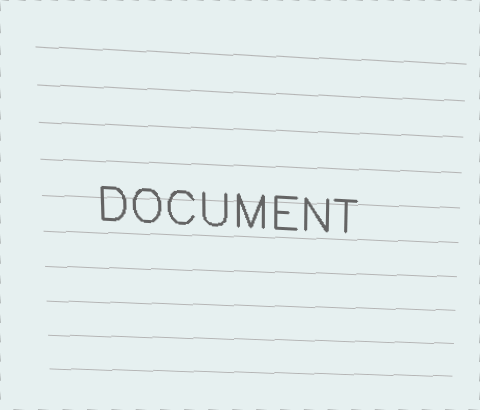
#> input picture outputs/day33_warped.png, 480 x 410 px
$ python day34_document_enhancement.py
#> lines starting #> are read from the running program, lines starting #| are printed output that depends on the picture
# Day 34 | Week 5: Document Scanner
# Topic:  Document Enhancement
# Goal:   Make the warped document look like a real clean scan
# Output: outputs/day34_enhanced.png
# Status: [ ] Not started  [ ] In progress  [ ] Done

# WHAT YOU'LL LEARN TODAY
# A real scanner does more than flatten — it removes shadows and sharpens text.
# Two approaches to try:
#   1. cv2.adaptiveThreshold — handles uneven lighting (shadows)
#   2. Otsu's threshold      — global, works when lighting is even
# Then: sharpen with a kernel to make text crisp.

# RESOURCES
# adaptiveThreshold: https://docs.opencv.org/4.x/d7/d4d/tutorial_py_thresholding.html
# Sharpening:        https://learnopencv.com/image-filtering-using-convolution-in-opencv/

import cv2
import numpy as np
import matplotlib.pyplot as plt
import os

os.makedirs('../outputs', exist_ok=True)

def show_many(imgs, titles):
    fig, axes = plt.subplots(1, len(imgs), figsize=(5 * len(imgs), 4))
    if len(imgs) == 1: axes = [axes]
    for ax, img, title in zip(axes, imgs, titles):
        ax.set_title(title); ax.axis('off')
        ax.imshow(cv2.cvtColor(img, cv2.COLOR_BGR2RGB) if len(img.shape)==3 else img, cmap='gray')
    plt.tight_layout(); plt.show()

# Load your warped output from Day 33, or use this synthetic stand-in
flat = np.ones((400, 300, 3), dtype=np.uint8) * 210
flat[50:350, 30:270] = 230
for y in range(80, 340, 30):
    cv2.line(flat, (50, y), (260, y), (160, 160, 160), 1)
cv2.putText(flat, 'Invoice #123', (60, 65), cv2.FONT_HERSHEY_SIMPLEX, 0.6, (80,80,80), 1)
# Add a fake shadow gradient
for x in range(30):
    alpha = (30 - x) / 30 * 0.4
    flat[:, x] = (flat[:, x] * (1 - alpha)).astype(np.uint8)
flat = cv2.imread('../outputs/day33_warped.png')
#> flat is the input picture: shape (410, 480, 3); mean B, G, R 237.1, 237.1, 227.4


# ─────────────────────────────────────────────
# STEP 1 — Convert to grayscale
# ─────────────────────────────────────────────
gray = cv2.cvtColor(flat,cv2.COLOR_BGR2GRAY)  # YOUR CODE

# ─────────────────────────────────────────────
# STEP 2 — Try both thresholding approaches
# ─────────────────────────────────────────────
# YOUR TASK A: Otsu's threshold
# _, otsu = cv2.threshold(gray, 0, 255, cv2.THRESH_BINARY + cv2.THRESH_OTSU)

# YOUR TASK B: Adaptive threshold
# adaptive = cv2.adaptiveThreshold(gray, 255, cv2.ADAPTIVE_THRESH_GAUSSIAN_C,
#                                   cv2.THRESH_BINARY, blockSize=21, C=10)
# blockSize: size of neighbourhood (must be odd). Larger = handles bigger shadows
# C: constant subtracted from mean. Higher = darker threshold

otsu     = cv2.threshold(gray, 0, 255, cv2.THRESH_BINARY + cv2.THRESH_OTSU)  # YOUR CODE
adaptive = cv2.adaptiveThreshold(gray, 255, cv2.ADAPTIVE_THRESH_GAUSSIAN_C,cv2.THRESH_BINARY, blockSize=21, C=10)
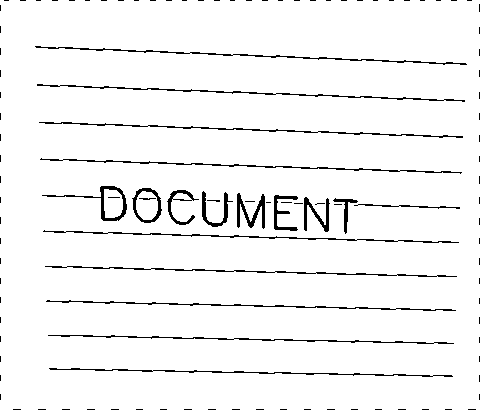
#> adaptive: shape (410, 480); 95.6% white; black in thin lines or dots

# ─────────────────────────────────────────────
# STEP 3 — Sharpen the result
# ─────────────────────────────────────────────
# YOUR TASK: Apply a sharpening kernel to whichever result you prefer
sharpen_kernel = np.array([[0, -1, 0],
                            [-1, 5, -1],
                            [0, -1, 0]])

sharpened = cv2.filter2D(src=adaptive,ddepth=-1,kernel=sharpen_kernel)


# ─────────────────────────────────────────────
# STEP 4 — Build enhance_scan function
# ─────────────────────────────────────────────
def enhance_scan(img):
    """
    Takes a flat BGR document image.
    Returns a clean, high-contrast grayscale image.
    """
    # YOUR CODE — combine the best steps from above into one function
    gray = cv2.cvtColor(img,cv2.COLOR_BGR2GRAY)


    cleaned = cv2.adaptiveThreshold(gray, 255, cv2.ADAPTIVE_THRESH_GAUSSIAN_C,cv2.THRESH_BINARY, blockSize=21, C=10)
    sharpened = cv2.filter2D(src=cleaned,ddepth=-1,kernel=sharpen_kernel)


    return cleaned

# Test it
cleaned = enhance_scan(flat)
if cleaned is not None:
    show_many([flat, cleaned], ['Flat document', 'Enhanced scan'])
#> the loop in show_many, `for ax, img, title in zip(axes, imgs, titles):` made 2 passes
#> title on passes 1 to 2: 'Flat document', 'Enhanced scan'
#> in show_many, `plt.tight_layout()`:
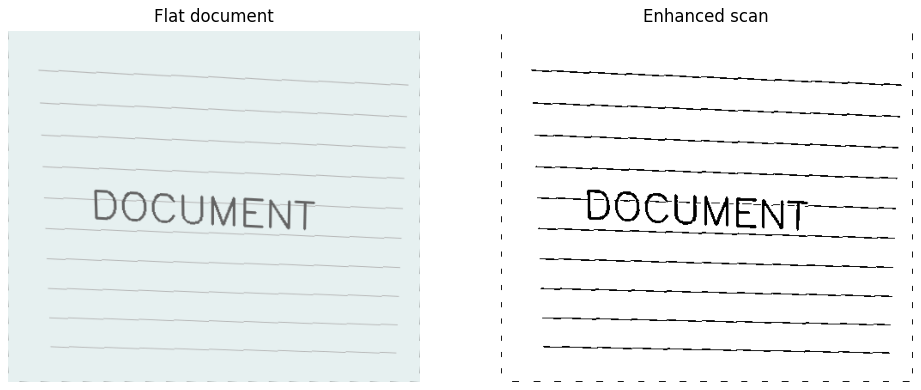
#> figure drawn by matplotlib, 2 panels
    cv2.imwrite('../outputs/day34_enhanced.png', cleaned)
    print("Saved → outputs/day34_enhanced.png")

# REFLECTION
# Q1: When would adaptive threshold fail where Otsu would work better?
# A1:# Adaptive threshold may fail when:
# - lighting is uniform (no shadows)
# - it over-segments the image
# - creates noisy or broken text

# In such cases, Otsu works better because:
# - it finds a global optimal threshold
# - produces cleaner binary output

# Q2: What does blockSize control in adaptiveThreshold?
# A2:# blockSize defines the size of the local neighborhood
# used to compute the threshold for each pixel.

# Small blockSize:
# - captures fine details
# - sensitive to noise

# Large blockSize:
# - handles large shadows better
# - smoother results


# WHERE THIS LEADS:
# Day 35 handles a different problem: what if the document isn't perspective-distorted
# but just slightly rotated? That needs a different fix — deskewing.
